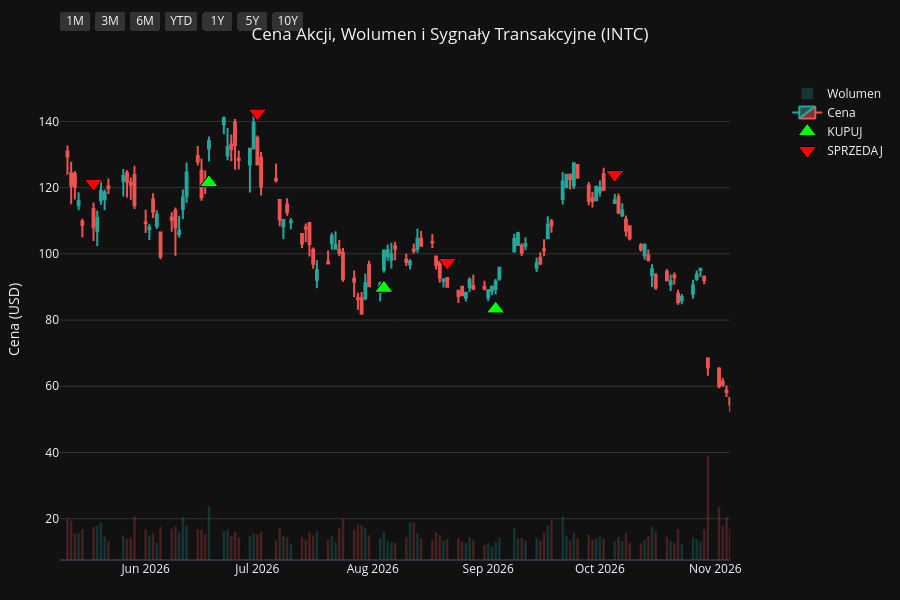
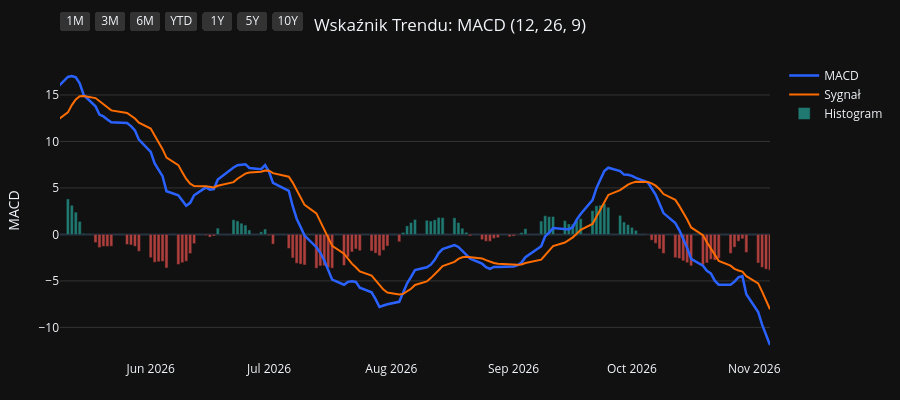
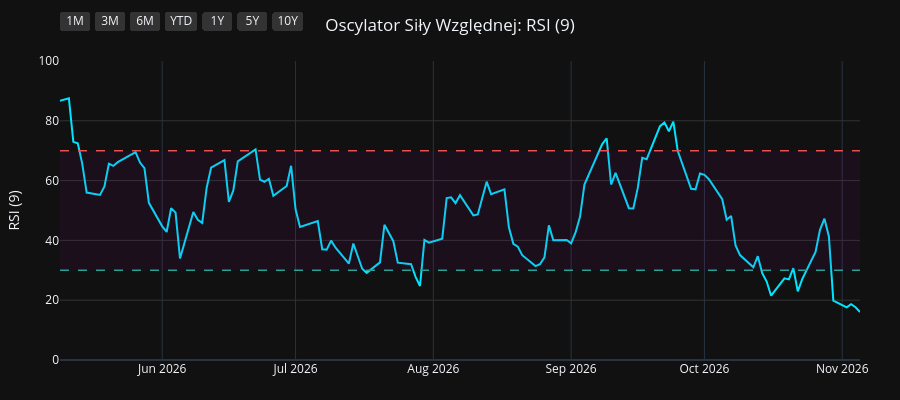
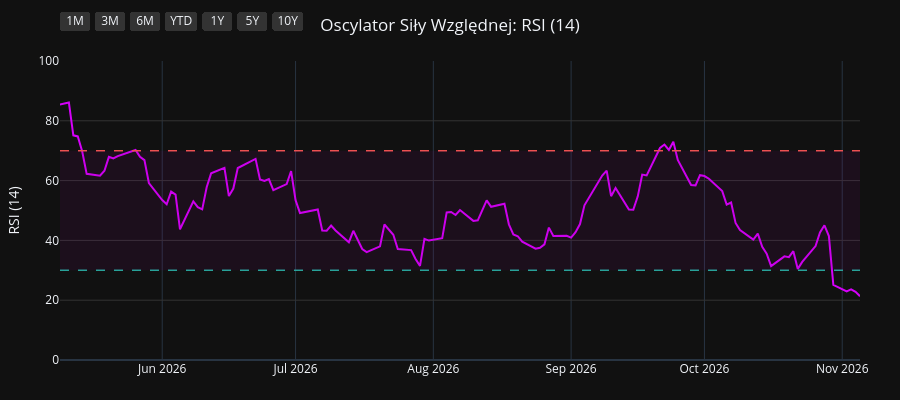

The notebook cell saved with these charts, in order:
### Code cell
import os
import yfinance as yf
import pandas as pd
import pandas_ta as ta
import plotly.graph_objects as go
from plotly.subplots import make_subplots

# 1. Pobranie i przygotowanie danych
symbol = os.environ.get("STOCK_TICKER", "").strip().upper()
if not symbol:
    raise RuntimeError("Set STOCK_TICKER before running price_extractor.ipynb")
df = yf.Ticker(symbol).history(period="10y")
df.index = df.index.tz_localize(None)

# Wskaźniki i sygnały
df.ta.macd(fast=12, slow=26, signal=9, append=True)
df.ta.rsi(length=9, append=True)
df.ta.rsi(length=14, append=True)
df.ta.rsi(length=21, append=True)
df.dropna(inplace=True)

macd = df['MACD_12_26_9']
signal = df['MACDs_12_26_9']
wczorajszy_macd = macd.shift(1)
wczorajszy_signal = signal.shift(1)

df['Decyzja'] = 'BRAK'
df.loc[(macd > signal) & (wczorajszy_macd <= wczorajszy_signal), 'Decyzja'] = 'KUPUJ'
df.loc[(macd < signal) & (wczorajszy_macd >= wczorajszy_signal), 'Decyzja'] = 'SPRZEDAJ'

df_kupuj = df[df['Decyzja'] == 'KUPUJ']
df_sprzedaj = df[df['Decyzja'] == 'SPRZEDAJ']
df_dywidendy = df[df['Dividends'] > 0]
df_splity = df[df['Stock Splits'] > 0]

# Wspólna konfiguracja osi X
konfiguracja_osi_x = dict(
    type="date",
    showspikes=True, spikemode="across", spikesnap="cursor", spikedash="dot", spikecolor="#ffffff", spikethickness=1, hoverformat="%Y-%m-%d",
    rangeselector=dict(
        buttons=list([
            dict(count=1, label="1M", step="month", stepmode="backward"),
            dict(count=3, label="3M", step="month", stepmode="backward"),
            dict(count=6, label="6M", step="month", stepmode="backward"),
            dict(count=1, label="YTD", step="year", stepmode="todate"),
            dict(count=1, label="1Y", step="year", stepmode="backward"),
            dict(count=5, label="5Y", step="year", stepmode="backward"),
            dict(step="all", label="10Y")
        ]),
        bgcolor="#333333", activecolor="#2962ff", x=0, y=1.1
    )
)

# ==========================================
# WYKRES 1: CENA + WOLUMEN + SYGNAŁY
# ==========================================
fig1 = make_subplots(specs=[[{"secondary_y": True}]])

kolory_wolumenu = ['#26a69a' if row['Close'] >= row['Open'] else '#ef5350' for index, row in df.iterrows()]
fig1.add_trace(go.Bar(x=df.index, y=df['Volume'], marker_color=kolory_wolumenu, opacity=0.25, name='Wolumen'), secondary_y=True)
fig1.add_trace(go.Candlestick(x=df.index, open=df['Open'], high=df['High'], low=df['Low'], close=df['Close'], name='Cena', increasing_line_color='#26a69a', decreasing_line_color='#ef5350'), secondary_y=False)
fig1.add_trace(go.Scatter(x=df_kupuj.index, y=df_kupuj['Low'] * 0.95, customdata=df_kupuj[['Low', 'High']], mode='markers', marker=dict(symbol='triangle-up', size=16, color='#00ff00', line=dict(width=1, color='black')), name='KUPUJ', hovertemplate='KUPUJ<br>Najniższa: %{customdata[0]:.2f}<br>Najwyższa: %{customdata[1]:.2f}<extra></extra>'), secondary_y=False)
fig1.add_trace(go.Scatter(x=df_sprzedaj.index, y=df_sprzedaj['High'] * 1.05, customdata=df_sprzedaj[['Low', 'High']], mode='markers', marker=dict(symbol='triangle-down', size=16, color='#ff0000', line=dict(width=1, color='black')), name='SPRZEDAJ', hovertemplate='SPRZEDAJ<br>Najniższa: %{customdata[0]:.2f}<br>Najwyższa: %{customdata[1]:.2f}<extra></extra>'), secondary_y=False)

if not df_dywidendy.empty:
    fig1.add_trace(go.Scatter(x=df_dywidendy.index, y=df_dywidendy['Low'] * 0.90, mode='markers+text', marker=dict(symbol='circle', size=12, color='#29b6f6', line=dict(width=1, color='white')), text=df_dywidendy['Dividends'].apply(lambda x: f"{x}$"), textposition="bottom center", name='Dywidenda', showlegend=False, hovertemplate='Dywidenda: %{text}<extra></extra>', textfont=dict(color="#29b6f6")), secondary_y=False)
if not df_splity.empty:
                    fig1.add_trace(go.Scatter(x=df_splity.index, y=df_splity['High'], mode='markers+text', marker=dict(symbol='star', size=16, color='#ffee58', line=dict(width=1, color='black')), text=df_splity['Stock Splits'].apply(lambda x: f"{x:g}:1" if x >= 1 else f"1:{1 / x:g}"), textposition="top center", name='Split', hovertemplate='%{text}<extra></extra>', textfont=dict(color="#ffee58")), secondary_y=False)

fig1.update_layout(title=dict(text=f"Cena Akcji, Wolumen i Sygnały Transakcyjne ({symbol})", x=0.5, xanchor='center'), dragmode='pan', xaxis_rangeslider_visible=False, template='plotly_dark', height=600, hovermode='x unified', margin=dict(l=60, r=40, t=60, b=40))
fig1.update_xaxes(**konfiguracja_osi_x)
fig1.update_xaxes(range=[df.index.max() - pd.Timedelta(days=180), df.index.max()])
fig1.update_yaxes(title_text="Cena (USD)", secondary_y=False, gridcolor='#333333')
fig1.update_yaxes(range=[0, df['Volume'].max() * 4], showgrid=False, showticklabels=False, secondary_y=True)
fig1.show(config={'scrollZoom': True})

# ==========================================
# WYKRES 2: WSKAŹNIK MACD
# ==========================================
fig2 = go.Figure()
fig2.add_trace(go.Scatter(x=df.index, y=df['MACD_12_26_9'], line=dict(color='#2962ff', width=2.5), name='MACD'))
fig2.add_trace(go.Scatter(x=df.index, y=df['MACDs_12_26_9'], line=dict(color='#ff6d00', width=2), name='Sygnał'))
kolory_macd = ['#26a69a' if val >= 0 else '#ef5350' for val in df['MACDh_12_26_9']]
fig2.add_trace(go.Bar(x=df.index, y=df['MACDh_12_26_9'], marker_color=kolory_macd, name='Histogram', opacity=0.7))
fig2.update_layout(title=dict(text="Wskaźnik Trendu: MACD (12, 26, 9)", x=0.5, xanchor='center'), dragmode='pan', xaxis_rangeslider_visible=False, template='plotly_dark', height=400, hovermode='x unified', margin=dict(l=60, r=40, t=60, b=40))
fig2.update_xaxes(**konfiguracja_osi_x)
fig2.update_xaxes(range=[df.index.max() - pd.Timedelta(days=180), df.index.max()])
fig2.update_yaxes(title_text="MACD", gridcolor='#333333')
fig2.show(config={'scrollZoom': True})

# ==========================================
# WYKRES 3: OSCYLATOR RSI (9)
# ==========================================
fig3 = go.Figure()
fig3.add_trace(go.Scatter(x=df.index, y=df['RSI_9'], line=dict(color='#00e5ff', width=2), name='RSI (9)'))
fig3.add_hline(y=70, line_dash="dash", line_color="#ef5350", line_width=1.5)
fig3.add_hline(y=30, line_dash="dash", line_color="#26a69a", line_width=1.5)
fig3.add_hrect(y0=30, y1=70, line_width=0, fillcolor="purple", opacity=0.1)
fig3.update_layout(title=dict(text="Oscylator Siły Względnej: RSI (9)", x=0.5, xanchor='center'), dragmode='pan', xaxis_rangeslider_visible=False, template='plotly_dark', height=400, hovermode='x unified', margin=dict(l=60, r=40, t=60, b=40))
fig3.update_xaxes(**konfiguracja_osi_x)
fig3.update_xaxes(range=[df.index.max() - pd.Timedelta(days=180), df.index.max()])
fig3.update_yaxes(title_text="RSI (9)", range=[0, 100], gridcolor='#333333')
fig3.show(config={'scrollZoom': True})

# ==========================================
# WYKRES 4: OSCYLATOR RSI (14)
# ==========================================
fig4 = go.Figure()
fig4.add_trace(go.Scatter(x=df.index, y=df['RSI_14'], line=dict(color='#d500f9', width=2), name='RSI (14)'))
fig4.add_hline(y=70, line_dash="dash", line_color="#ef5350", line_width=1.5)
fig4.add_hline(y=30, line_dash="dash", line_color="#26a69a", line_width=1.5)
fig4.add_hrect(y0=30, y1=70, line_width=0, fillcolor="purple", opacity=0.1)
fig4.update_layout(title=dict(text="Oscylator Siły Względnej: RSI (14)", x=0.5, xanchor='center'), dragmode='pan', xaxis_rangeslider_visible=False, template='plotly_dark', height=400, hovermode='x unified', margin=dict(l=60, r=40, t=60, b=40))
fig4.update_xaxes(**konfiguracja_osi_x)
fig4.update_xaxes(range=[df.index.max() - pd.Timedelta(days=180), df.index.max()])
fig4.update_yaxes(title_text="RSI (14)", range=[0, 100], gridcolor='#333333')
fig4.show(config={'scrollZoom': True})

# ==========================================
# WYKRES 5: OSCYLATOR RSI (21)
# ==========================================
fig5 = go.Figure()
fig5.add_trace(go.Scatter(x=df.index, y=df['RSI_21'], line=dict(color='#64dd17', width=2), name='RSI (21)'))
fig5.add_hline(y=70, line_dash="dash", line_color="#ef5350", line_width=1.5)
fig5.add_hline(y=30, line_dash="dash", line_color="#26a69a", line_width=1.5)
fig5.add_hrect(y0=30, y1=70, line_width=0, fillcolor="purple", opacity=0.1)
fig5.update_layout(title=dict(text="Oscylator Siły Względnej: RSI (21)", x=0.5, xanchor='center'), dragmode='pan', xaxis_rangeslider_visible=False, template='plotly_dark', height=400, hovermode='x unified', margin=dict(l=60, r=40, t=60, b=40))
fig5.update_xaxes(**konfiguracja_osi_x)
fig5.update_xaxes(range=[df.index.max() - pd.Timedelta(days=180), df.index.max()])
fig5.update_yaxes(title_text="RSI (21)", range=[0, 100], gridcolor='#333333')
fig5.show(config={'scrollZoom': True})

### Figure 1 — Plotly figure (JSON) as saved in the notebook; plotly's stock layout.template omitted (floating-point values rounded to 4 significant figures; data arrays with more than 128 entries replaced by an {"elided": "..."} marker saying what was removed)
{"data": [{"marker": {"color": {"elided": "2480 str values"}}, "name": "Wolumen", "opacity": 0.25, "type": "bar", "x": {"elided": "2480 str values"}, "xaxis": "x", "y": {"elided": "2480 int values"}, "yaxis": "y2"}, {"close": {"elided": "2480 float values"}, "decreasing": {"line": {"color": "#ef5350"}}, "high": {"elided": "2480 float values"}, "increasing": {"line": {"color": "#26a69a"}}, "low": {"elided": "2480 float values"}, "name": "Cena", "open": {"elided": "2480 float values"}, "type": "candlestick", "x": {"elided": "2480 str values"}, "xaxis": "x", "yaxis": "y"}, {"customdata": {"elided": "97x2 float values"}, "hovertemplate": "KUPUJ<br>Najniższa: %{customdata[0]:.2f}<br>Najwyższa: %{customdata[1]:.2f}<extra></extra>", "marker": {"color": "#00ff00", "line": {"color": "black", "width": 1}, "size": 16, "symbol": "triangle-up"}, "mode": "markers", "name": "KUPUJ", "type": "scatter", "x": ["2017-01-24T00:00:00", "2017-02-21T00:00:00", "2017-02-24T00:00:00", "2017-03-27T00:00:00", "2017-04-20T00:00:00", "2017-05-25T00:00:00", "2017-07-11T00:00:00", "2017-09-06T00:00:00", "2017-10-18T00:00:00", "2017-10-23T00:00:00", "2017-12-18T00:00:00", "2018-01-22T00:00:00", "2018-02-20T00:00:00", "2018-04-12T00:00:00", "2018-05-01T00:00:00", "2018-05-07T00:00:00", "2018-05-25T00:00:00", "2018-06-01T00:00:00", "2018-07-09T00:00:00", "2018-08-08T00:00:00", "2018-08-27T00:00:00", "2018-09-20T00:00:00", "2018-10-29T00:00:00", "2018-11-28T00:00:00", "2018-11-30T00:00:00", "2019-01-02T00:00:00", "2019-01-04T00:00:00", "2019-02-04T00:00:00", "2019-04-04T00:00:00", "2019-05-29T00:00:00", "2019-08-29T00:00:00", "2019-10-14T00:00:00", "2019-10-24T00:00:00", "2019-12-20T00:00:00", "2020-01-22T00:00:00", "2020-03-24T00:00:00", "2020-05-20T00:00:00", "2020-06-04T00:00:00", "2020-07-14T00:00:00", "2020-08-12T00:00:00", "2020-11-11T00:00:00", "2021-01-04T00:00:00", "2021-02-08T00:00:00", "2021-02-24T00:00:00", "2021-03-15T00:00:00", "2021-04-05T00:00:00", "2021-05-19T00:00:00", "2021-06-28T00:00:00", "2021-07-12T00:00:00", "2021-07-22T00:00:00", "2021-08-05T00:00:00", "2021-08-24T00:00:00", "2021-09-27T00:00:00", "2021-10-07T00:00:00", "2021-10-15T00:00:00", "2021-11-05T00:00:00", "2021-11-24T00:00:00", "2021-11-29T00:00:00", "2021-12-02T00:00:00", "2022-02-28T00:00:00", "2022-03-17T00:00:00", "2022-05-26T00:00:00", "2022-06-28T00:00:00", "2022-08-16T00:00:00", "2022-10-04T00:00:00", "2023-01-04T00:00:00", "2023-02-03T00:00:00", "2023-03-09T00:00:00", "2023-05-31T00:00:00", "2023-07-18T00:00:00", "2023-07-27T00:00:00", "2023-08-30T00:00:00", "2023-10-06T00:00:00", "2023-10-31T00:00:00", "2023-12-15T00:00:00", "2024-02-15T00:00:00", "2024-02-29T00:00:00", "2024-03-28T00:00:00", "2024-05-09T00:00:00", "2024-08-20T00:00:00", "2024-11-05T00:00:00", "2024-12-26T00:00:00", "2025-02-11T00:00:00", "2025-03-17T00:00:00", "2025-04-24T00:00:00", "2025-06-10T00:00:00", "2025-08-12T00:00:00", "2025-09-18T00:00:00", "2025-10-29T00:00:00", "2025-11-28T00:00:00", "2026-01-02T00:00:00", "2026-03-11T00:00:00", "2026-03-25T00:00:00", "2026-04-01T00:00:00", "2026-06-18T00:00:00", "2026-08-04T00:00:00", "2026-09-03T00:00:00"], "xaxis": "x", "y": [28.55, 28.38, 28.08, 27.29, 28.01, 28.38, 26.31, 27.84, 31.4, 32.03, 35.92, 35.72, 36.45, 41.31, 41.3, 42.66, 44.04, 45.06, 41.19, 40.17, 38.7, 37.8, 36.11, 38.96, 38.88, 37.42, 37.23, 39.44, 45.47, 35.87, 38.67, 42.87, 42.86, 48.51, 51.09, 43.24, 51.68, 51.95, 48.57, 41.13, 39.39, 42.43, 50.07, 52.17, 53.99, 55.9, 46.81, 48.98, 48.78, 48.41, 46.88, 46.65, 47.09, 47.36, 47.08, 44.53, 42.85, 42.93, 42.58, 41.59, 40.6, 37.65, 33.77, 32.27, 24.49, 24.88, 27.05, 24.08, 27.62, 31.5, 31.76, 31.56, 32.87, 33.28, 42.81, 41.39, 39.83, 41.1, 28.14, 19.78, 21.28, 19.08, 18.87, 23.15, 19.84, 19.27, 19.72, 28.65, 38.87, 35.47, 35.87, 44.33, 43.18, 42.73, 121.5, 89.6, 83.34], "yaxis": "y"}, {"customdata": {"elided": "98x2 float values"}, "hovertemplate": "SPRZEDAJ<br>Najniższa: %{customdata[0]:.2f}<br>Najwyższa: %{customdata[1]:.2f}<extra></extra>", "marker": {"color": "#ff0000", "line": {"color": "black", "width": 1}, "size": 16, "symbol": "triangle-down"}, "mode": "markers", "name": "SPRZEDAJ", "type": "scatter", "x": ["2016-12-29T00:00:00", "2017-01-31T00:00:00", "2017-02-22T00:00:00", "2017-03-01T00:00:00", "2017-04-13T00:00:00", "2017-05-10T00:00:00", "2017-06-12T00:00:00", "2017-08-16T00:00:00", "2017-10-17T00:00:00", "2017-10-19T00:00:00", "2017-11-13T00:00:00", "2018-01-03T00:00:00", "2018-02-05T00:00:00", "2018-03-19T00:00:00", "2018-04-23T00:00:00", "2018-05-02T00:00:00", "2018-05-18T00:00:00", "2018-05-31T00:00:00", "2018-06-08T00:00:00", "2018-07-27T00:00:00", "2018-08-14T00:00:00", "2018-09-10T00:00:00", "2018-10-10T00:00:00", "2018-11-21T00:00:00", "2018-11-29T00:00:00", "2018-12-07T00:00:00", "2019-01-03T00:00:00", "2019-01-28T00:00:00", "2019-03-07T00:00:00", "2019-04-26T00:00:00", "2019-08-01T00:00:00", "2019-09-23T00:00:00", "2019-10-23T00:00:00", "2019-11-15T00:00:00", "2020-01-08T00:00:00", "2020-02-14T00:00:00", "2020-05-01T00:00:00", "2020-06-03T00:00:00", "2020-06-11T00:00:00", "2020-07-24T00:00:00", "2020-10-23T00:00:00", "2020-12-18T00:00:00", "2021-01-27T00:00:00", "2021-02-23T00:00:00", "2021-02-25T00:00:00", "2021-03-24T00:00:00", "2021-04-13T00:00:00", "2021-06-21T00:00:00", "2021-07-08T00:00:00", "2021-07-16T00:00:00", "2021-07-23T00:00:00", "2021-08-18T00:00:00", "2021-09-21T00:00:00", "2021-09-29T00:00:00", "2021-10-11T00:00:00", "2021-10-22T00:00:00", "2021-11-23T00:00:00", "2021-11-26T00:00:00", "2021-12-01T00:00:00", "2022-01-20T00:00:00", "2022-03-14T00:00:00", "2022-04-05T00:00:00", "2022-06-09T00:00:00", "2022-08-01T00:00:00", "2022-08-22T00:00:00", "2022-11-28T00:00:00", "2023-01-27T00:00:00", "2023-02-06T00:00:00", "2023-04-14T00:00:00", "2023-06-26T00:00:00", "2023-07-20T00:00:00", "2023-08-08T00:00:00", "2023-09-20T00:00:00", "2023-10-18T00:00:00", "2023-12-04T00:00:00", "2024-01-03T00:00:00", "2024-02-28T00:00:00", "2024-03-15T00:00:00", "2024-04-03T00:00:00", "2024-07-23T00:00:00", "2024-10-16T00:00:00", "2024-11-19T00:00:00", "2025-01-31T00:00:00", "2025-02-28T00:00:00", "2025-03-28T00:00:00", "2025-05-22T00:00:00", "2025-07-16T00:00:00", "2025-09-05T00:00:00", "2025-10-14T00:00:00", "2025-10-30T00:00:00", "2025-12-12T00:00:00", "2026-01-27T00:00:00", "2026-03-17T00:00:00", "2026-03-26T00:00:00", "2026-05-18T00:00:00", "2026-07-01T00:00:00", "2026-08-21T00:00:00", "2026-10-05T00:00:00"], "xaxis": "x", "y": [31.48, 32.03, 31.43, 31.17, 30.87, 31.64, 31.32, 31.61, 34.94, 35.34, 40.49, 40.73, 41.66, 45.46, 46.05, 47.21, 48.68, 49.86, 49.72, 43.91, 43.79, 41.99, 41.42, 43.27, 43.88, 43.43, 41.82, 42.23, 48.19, 48.28, 47.48, 47.19, 47.86, 54.37, 54.94, 63.16, 55.21, 58.54, 59.25, 48.84, 45.87, 48.11, 52.07, 58.73, 60.68, 64.4, 62.68, 53.85, 53.54, 54.7, 52.57, 51.29, 51.69, 52.27, 52.62, 48.89, 49.13, 47.89, 48.99, 52.67, 45.12, 48.06, 40.9, 37.28, 35.02, 29.55, 28.59, 30.39, 33.04, 34.98, 35.2, 36.25, 37.44, 37.2, 44.87, 49.54, 44.11, 44.84, 43.28, 34.67, 23.67, 25.77, 21.35, 25.66, 24.76, 21.94, 24.29, 25.95, 38.38, 43.5, 42.03, 46.76, 48.38, 48.93, 121.3, 142.5, 97.41, 124.0], "yaxis": "y"}, {"hovertemplate": "Dywidenda: %{text}<extra></extra>", "marker": {"color": "#29b6f6", "line": {"color": "white", "width": 1}, "size": 12, "symbol": "circle"}, "mode": "markers+text", "name": "Dywidenda", "showlegend": false, "text": ["0.26$", "0.273$", "0.273$", "0.273$", "0.3$", "0.3$", "0.3$", "0.3$", "0.315$", "0.315$", "0.315$", "0.315$", "0.33$", "0.33$", "0.33$", "0.33$", "0.348$", "0.348$", "0.348$", "0.348$", "0.365$", "0.365$", "0.365$", "0.365$", "0.365$", "0.125$", "0.125$", "0.125$", "0.125$", "0.125$", "0.125$"], "textfont": {"color": "#29b6f6"}, "textposition": "bottom center", "type": "scatter", "x": ["2017-02-03T00:00:00", "2017-05-03T00:00:00", "2017-08-03T00:00:00", "2017-11-06T00:00:00", "2018-02-06T00:00:00", "2018-05-04T00:00:00", "2018-08-06T00:00:00", "2018-11-06T00:00:00", "2019-02-06T00:00:00", "2019-05-06T00:00:00", "2019-08-06T00:00:00", "2019-11-06T00:00:00", "2020-02-06T00:00:00", "2020-05-06T00:00:00", "2020-08-06T00:00:00", "2020-11-05T00:00:00", "2021-02-04T00:00:00", "2021-05-06T00:00:00", "2021-08-05T00:00:00", "2021-11-04T00:00:00", "2022-02-04T00:00:00", "2022-05-05T00:00:00", "2022-08-04T00:00:00", "2022-11-04T00:00:00", "2023-02-06T00:00:00", "2023-05-04T00:00:00", "2023-08-04T00:00:00", "2023-11-06T00:00:00", "2024-02-06T00:00:00", "2024-05-06T00:00:00", "2024-08-07T00:00:00"], "xaxis": "x", "y": [26.97, 27.3, 27.15, 34.82, 32.73, 39.02, 37.19, 36.43, 38.83, 39.36, 36.93, 45.24, 53.27, 47.29, 38.85, 37.04, 46.81, 46.33, 44.42, 41.51, 39.64, 37.41, 30.28, 23.79, 25.13, 26.8, 30.52, 33.61, 37.53, 27.48, 17.06], "yaxis": "y"}], "layout": {"dragmode": "pan", "height": 600, "hovermode": "x unified", "margin": {"b": 40, "l": 60, "r": 40, "t": 60}, "title": {"text": "Cena Akcji, Wolumen i Sygnały Transakcyjne (INTC)", "x": 0.5, "xanchor": "center"}, "xaxis": {"anchor": "y", "domain": [0.0, 0.94], "hoverformat": "%Y-%m-%d", "range": ["2026-05-09T00:00:00", "2026-11-05T00:00:00"], "rangeselector": {"activecolor": "#2962ff", "bgcolor": "#333333", "buttons": [{"count": 1, "label": "1M", "step": "month", "stepmode": "backward"}, {"count": 3, "label": "3M", "step": "month", "stepmode": "backward"}, {"count": 6, "label": "6M", "step": "month", "stepmode": "backward"}, {"count": 1, "label": "YTD", "step": "year", "stepmode": "todate"}, {"count": 1, "label": "1Y", "step": "year", "stepmode": "backward"}, {"count": 5, "label": "5Y", "step": "year", "stepmode": "backward"}, {"label": "10Y", "step": "all"}], "x": 0, "y": 1.1}, "rangeslider": {"visible": false}, "showspikes": true, "spikecolor": "#ffffff", "spikedash": "dot", "spikemode": "across", "spikesnap": "cursor", "spikethickness": 1, "type": "date"}, "yaxis": {"anchor": "x", "domain": [0.0, 1.0], "gridcolor": "#333333", "title": {"text": "Cena (USD)"}}, "yaxis2": {"anchor": "x", "overlaying": "y", "range": [0, 2095632000], "showgrid": false, "showticklabels": false, "side": "right"}}}

### Figure 2 — Plotly figure (JSON) as saved in the notebook; plotly's stock layout.template omitted (floating-point values rounded to 4 significant figures; data arrays with more than 128 entries replaced by an {"elided": "..."} marker saying what was removed)
{"data": [{"line": {"color": "#2962ff", "width": 2.5}, "name": "MACD", "type": "scatter", "x": {"elided": "2480 str values"}, "y": {"elided": "2480 float values"}}, {"line": {"color": "#ff6d00", "width": 2}, "name": "Sygnał", "type": "scatter", "x": {"elided": "2480 str values"}, "y": {"elided": "2480 float values"}}, {"marker": {"color": {"elided": "2480 str values"}}, "name": "Histogram", "opacity": 0.7, "type": "bar", "x": {"elided": "2480 str values"}, "y": {"elided": "2480 float values"}}], "layout": {"dragmode": "pan", "height": 400, "hovermode": "x unified", "margin": {"b": 40, "l": 60, "r": 40, "t": 60}, "title": {"text": "Wskaźnik Trendu: MACD (12, 26, 9)", "x": 0.5, "xanchor": "center"}, "xaxis": {"hoverformat": "%Y-%m-%d", "range": ["2026-05-09T00:00:00", "2026-11-05T00:00:00"], "rangeselector": {"activecolor": "#2962ff", "bgcolor": "#333333", "buttons": [{"count": 1, "label": "1M", "step": "month", "stepmode": "backward"}, {"count": 3, "label": "3M", "step": "month", "stepmode": "backward"}, {"count": 6, "label": "6M", "step": "month", "stepmode": "backward"}, {"count": 1, "label": "YTD", "step": "year", "stepmode": "todate"}, {"count": 1, "label": "1Y", "step": "year", "stepmode": "backward"}, {"count": 5, "label": "5Y", "step": "year", "stepmode": "backward"}, {"label": "10Y", "step": "all"}], "x": 0, "y": 1.1}, "rangeslider": {"visible": false}, "showspikes": true, "spikecolor": "#ffffff", "spikedash": "dot", "spikemode": "across", "spikesnap": "cursor", "spikethickness": 1, "type": "date"}, "yaxis": {"gridcolor": "#333333", "title": {"text": "MACD"}}}}

### Figure 3 — Plotly figure (JSON) as saved in the notebook; plotly's stock layout.template omitted (floating-point values rounded to 4 significant figures; data arrays with more than 128 entries replaced by an {"elided": "..."} marker saying what was removed)
{"data": [{"line": {"color": "#00e5ff", "width": 2}, "name": "RSI (9)", "type": "scatter", "x": {"elided": "2480 str values"}, "y": {"elided": "2480 float values"}}], "layout": {"dragmode": "pan", "height": 400, "hovermode": "x unified", "margin": {"b": 40, "l": 60, "r": 40, "t": 60}, "shapes": [{"line": {"color": "#ef5350", "dash": "dash", "width": 1.5}, "type": "line", "x0": 0, "x1": 1, "xref": "x domain", "y0": 70, "y1": 70, "yref": "y"}, {"line": {"color": "#26a69a", "dash": "dash", "width": 1.5}, "type": "line", "x0": 0, "x1": 1, "xref": "x domain", "y0": 30, "y1": 30, "yref": "y"}, {"fillcolor": "purple", "line": {"width": 0}, "opacity": 0.1, "type": "rect", "x0": 0, "x1": 1, "xref": "x domain", "y0": 30, "y1": 70, "yref": "y"}], "title": {"text": "Oscylator Siły Względnej: RSI (9)", "x": 0.5, "xanchor": "center"}, "xaxis": {"hoverformat": "%Y-%m-%d", "range": ["2026-05-09T00:00:00", "2026-11-05T00:00:00"], "rangeselector": {"activecolor": "#2962ff", "bgcolor": "#333333", "buttons": [{"count": 1, "label": "1M", "step": "month", "stepmode": "backward"}, {"count": 3, "label": "3M", "step": "month", "stepmode": "backward"}, {"count": 6, "label": "6M", "step": "month", "stepmode": "backward"}, {"count": 1, "label": "YTD", "step": "year", "stepmode": "todate"}, {"count": 1, "label": "1Y", "step": "year", "stepmode": "backward"}, {"count": 5, "label": "5Y", "step": "year", "stepmode": "backward"}, {"label": "10Y", "step": "all"}], "x": 0, "y": 1.1}, "rangeslider": {"visible": false}, "showspikes": true, "spikecolor": "#ffffff", "spikedash": "dot", "spikemode": "across", "spikesnap": "cursor", "spikethickness": 1, "type": "date"}, "yaxis": {"gridcolor": "#333333", "range": [0, 100], "title": {"text": "RSI (9)"}}}}

### Figure 4 — Plotly figure (JSON) as saved in the notebook; plotly's stock layout.template omitted (floating-point values rounded to 4 significant figures; data arrays with more than 128 entries replaced by an {"elided": "..."} marker saying what was removed)
{"data": [{"line": {"color": "#d500f9", "width": 2}, "name": "RSI (14)", "type": "scatter", "x": {"elided": "2480 str values"}, "y": {"elided": "2480 float values"}}], "layout": {"dragmode": "pan", "height": 400, "hovermode": "x unified", "margin": {"b": 40, "l": 60, "r": 40, "t": 60}, "shapes": [{"line": {"color": "#ef5350", "dash": "dash", "width": 1.5}, "type": "line", "x0": 0, "x1": 1, "xref": "x domain", "y0": 70, "y1": 70, "yref": "y"}, {"line": {"color": "#26a69a", "dash": "dash", "width": 1.5}, "type": "line", "x0": 0, "x1": 1, "xref": "x domain", "y0": 30, "y1": 30, "yref": "y"}, {"fillcolor": "purple", "line": {"width": 0}, "opacity": 0.1, "type": "rect", "x0": 0, "x1": 1, "xref": "x domain", "y0": 30, "y1": 70, "yref": "y"}], "title": {"text": "Oscylator Siły Względnej: RSI (14)", "x": 0.5, "xanchor": "center"}, "xaxis": {"hoverformat": "%Y-%m-%d", "range": ["2026-05-09T00:00:00", "2026-11-05T00:00:00"], "rangeselector": {"activecolor": "#2962ff", "bgcolor": "#333333", "buttons": [{"count": 1, "label": "1M", "step": "month", "stepmode": "backward"}, {"count": 3, "label": "3M", "step": "month", "stepmode": "backward"}, {"count": 6, "label": "6M", "step": "month", "stepmode": "backward"}, {"count": 1, "label": "YTD", "step": "year", "stepmode": "todate"}, {"count": 1, "label": "1Y", "step": "year", "stepmode": "backward"}, {"count": 5, "label": "5Y", "step": "year", "stepmode": "backward"}, {"label": "10Y", "step": "all"}], "x": 0, "y": 1.1}, "rangeslider": {"visible": false}, "showspikes": true, "spikecolor": "#ffffff", "spikedash": "dot", "spikemode": "across", "spikesnap": "cursor", "spikethickness": 1, "type": "date"}, "yaxis": {"gridcolor": "#333333", "range": [0, 100], "title": {"text": "RSI (14)"}}}}
